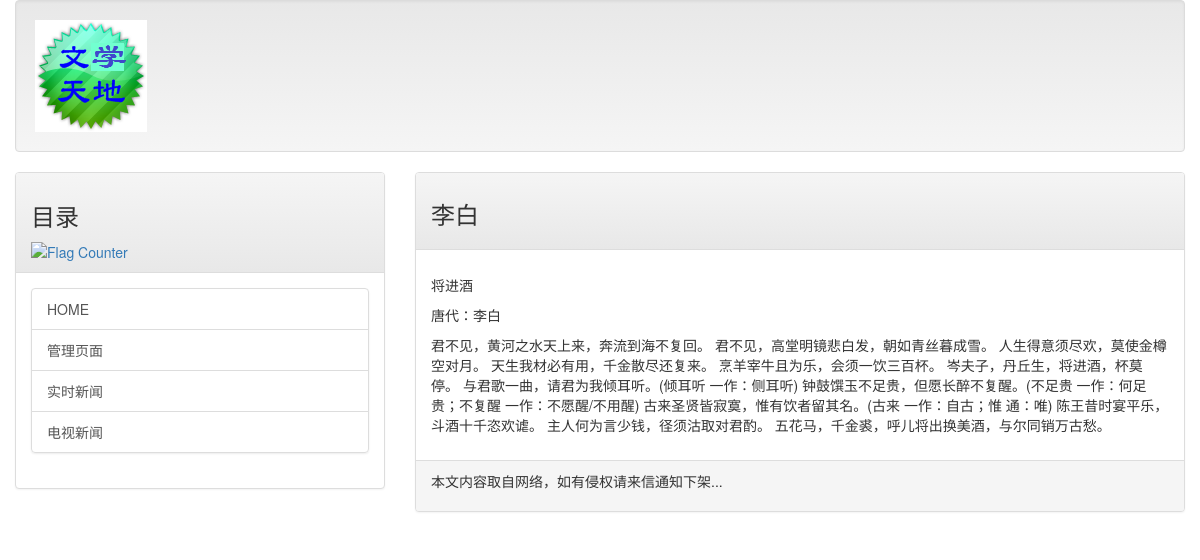
The app's page /post/q1 with its own data.
### mainsite/models.py (models this page shows, shortened)
class Post(models.Model):
    title = models.CharField(max_length=200)
    slug = models.CharField(max_length=200)
    body = models.TextField()
    pub_date = models.DateTimeField(default=timezone.now)
    class Meta:
        ordering = ('-pub_date',)

### mainsite/views.py (the view)
# urls.py: url(r'^post/(\w+)$',showpost),
def showpost(request,slug):
    template = get_template('post.html')
    try:
        post = Post.objects.get(slug = slug)
        if post != None:
            html = template.render(locals())
            return HttpResponse(html)
    except:
        return redirect('/')

### templates/post.html (shortened to what this page needs)
{% extends 'base.html' %}
{% load markdown_deux_tags %}
{% block headmessage %}
    <h3 style='font-family:微软雅黑;'>{{ post.title }}</h3>
{% endblock %}
{% block content %}
        <p style='font-family:微软雅黑;font-size:12pt;letter-spacing:2pt;'>
            {{ post.body | markdown }}</a>
        </p>
{% endblock %}

### records on screen
Post: title "李白", body "将进酒 唐代：李白 君不见，黄河之水天上来，奔流到海不复回。 君不见，高堂明镜悲白发，朝如青丝暮成雪。 人生得意须尽欢，莫使金樽空对月。 天生我材必有用，千金散尽还复来。 烹羊宰牛且为乐，会须一饮三百杯。 岑夫子，丹丘生，将进酒，杯莫停。 与君歌一曲，请君为我倾耳听。(倾耳听 一作：侧耳听) 钟鼓馔玉不足贵，但愿长醉不复醒。(不足贵 一作：何足贵；不复醒 一作：不愿醒/不用醒) 古来圣贤皆寂寞，惟有饮者留其名。(古来 一作：自古；惟 通：唯) 陈王昔时宴平乐，斗酒十千恣欢谑。 主人何为言少钱，径须沽取对君酌。 五花马，千金裘，呼儿将出换美酒，与尔同销万古愁。"
